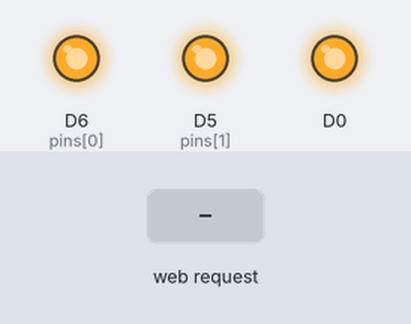
Simulated run of this sketch. Board: ESP8266 (NodeMCU). On the bench: output pins drawn as LEDs (lit = HIGH). The test bench sets the inputs (shaded band). WiFi joins after 1.5 s; servers stay silent unless stated; what the sketch prints to the serial monitor is not drawn.

Above: at 2.7 s.
2.8 s: HTTP request GET /1/on received
At 4.0 s:
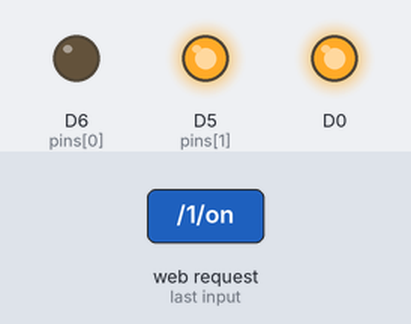
4.3 s: HTTP request GET /2/on received
At 5.1 s:
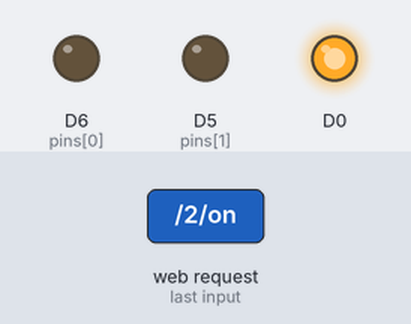
5.8 s: HTTP request GET /1/off received
At 6.3 s:
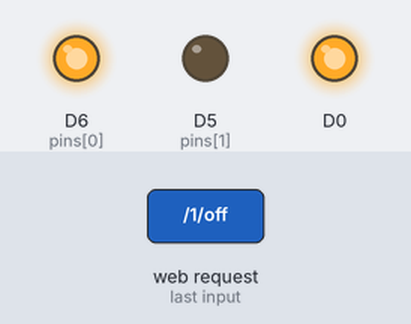
7.3 s: HTTP request GET /2/off received
At 8.7 s:
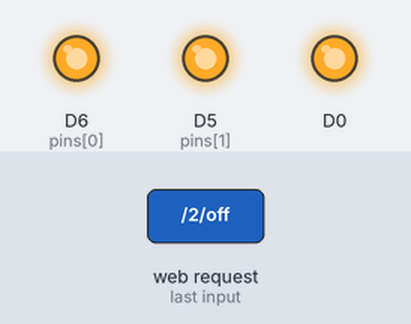
Timing chart, 0 to 9.8 s (numbered marks = the images above; inputs shaded):
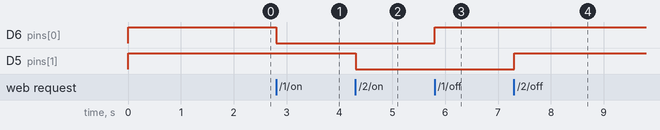

The sketch:

relais-outlet.ino
```cpp
const int pinCount = 2;
const int pins[] = {12, 14};
bool pinStates[] = {false, false};

// Load Wi-Fi library
#include <ESP8266WiFi.h>

// Replace with your network credentials
const char* ssid     = "Simplintho";
const char* password = "windycindy@42";

// Set web server port number to 80
WiFiServer server(80);

// Set your Static IP address
// IPAddress local_IP(192, 168, 0, 164);
// Set your Gateway IP address
// IPAddress gateway(192, 168, 0, 1);

// IPAddress subnet(255, 255, 255, 0);

// Variable to store the HTTP request
String header;

// Current time
unsigned long currentTime = millis();
// Previous time
unsigned long previousTime = 0;
// Define timeout time in milliseconds (example: 2000ms = 2s)
const long timeoutTime = 2000;

void setup(){
  Serial.begin(9600);
  Serial.println("Startup!");

  // Set pinmode to output for onboard LED and write HIGH
  pinMode(D0, OUTPUT);
  digitalWrite(D0, LOW);

  for(int i = 0; i < pinCount; i++) {
    pinMode(pins[i], OUTPUT);
    digitalWrite(pins[i], HIGH);
  }

  // Configures static IP address
  // if (!WiFi.config(local_IP, gateway, subnet)) {
  //   Serial.println("STA Failed to configure");
  // }

  // Connect to Wi-Fi network with SSID and password
  Serial.print("Connecting to ");
  Serial.println(ssid);
  WiFi.begin(ssid, password);
  while (WiFi.status() != WL_CONNECTED) {
    delay(500);
    Serial.print(".");
  }

  // Print local IP address and start web server
  Serial.println("");
  Serial.println("WiFi connected.");
  Serial.println("IP address: ");
  Serial.println(WiFi.localIP());
  server.begin();

  // Write low to onboard LED to signal END BOOT
  digitalWrite(D0, HIGH);
}

void loop(){
  // Listen for incoming clients
  WiFiClient client = server.available();

  if (client) {
    Serial.println("New Client.");
    // make a String to hold incoming data from the client
    String currentLine = "";
    currentTime = millis();
    previousTime = currentTime;
    // loop while the client's connected
    while (client.connected() && currentTime - previousTime <= timeoutTime) {
      currentTime = millis();
      if (client.available()) {
        char c = client.read();
        Serial.write(c);
        header += c;
        if (c == '\n') {
          // if the current line is blank, you got two newline characters in a row.
          // that's the end of the client HTTP request, so send a response:
          if (currentLine.length() == 0) {
            // HTTP headers always start with a response code (e.g. HTTP/1.1 200 OK)
            // and a content-type so the client knows what's coming, then a blank line:
            client.println("HTTP/1.1 200 OK");
            client.println("Content-type:application/json");
            client.println("Connection: close");
            client.println();

            // turns the GPIOs on and off
            if (header.indexOf("GET /state") >= 0) {
              String response = "{\"status\": [";
              if (pinStates[0] == true) {
                response = response + "true,";
              } else {
                response = response + "false,";
              }
              if (pinStates[1] == true) {
                response = response + "true";
              } else {
                response = response + "false";
              }
                response = response + "]}";
              client.println(response);
            } else if (header.indexOf("GET /1/on") >= 0) {
              Serial.println("GPIO 1 on");
              pinStates[0] = true;
              digitalWrite(pins[0], LOW);
              client.println("{\"status\":true}");
            } else if (header.indexOf("GET /1/off") >= 0) {
              Serial.println("GPIO 1 off");
              pinStates[0] = false;
              digitalWrite(pins[0], HIGH);
              client.println("{\"status\":false}");
            } else if (header.indexOf("GET /1/state") >= 0) {
              if (pinStates[0] == true) {
                client.println("{\"status\":true}");
              } else {
                client.println("{\"status\":false}");
              }
            } else if (header.indexOf("GET /2/on") >= 0) {
              Serial.println("GPIO 2 on");
              pinStates[1] = true;
              digitalWrite(pins[1], LOW);
              client.println("{\"status\":true}");
            } else if (header.indexOf("GET /2/off") >= 0) {
              Serial.println("GPIO 2 off");
              pinStates[1] = false;
              digitalWrite(pins[1], HIGH);
              client.println("{\"status\":false}");
            } else if (header.indexOf("GET /2/state") >= 0) {
              if (pinStates[1] == true) {
                client.println("{\"status\":true}");
              } else {
                client.println("{\"status\":false}");
              }
            } else {
              client.println("{\"error\":\"Method Not Found\"}");
            }

            // The HTTP response ends with another blank line
            client.println();
            // Break out of the while loop
            break;
          } else { // if you got a newline, then clear currentLine
            currentLine = "";
          }
        } else if (c != '\r') {  // if you got anything else but a carriage return character,
          currentLine += c;      // add it to the end of the currentLine
        }
      }
    }
    // Clear the header variable
    header = "";
    // Close the connection
    client.stop();
    Serial.println("Client disconnected.");
    Serial.println("");
  }
}
```

Measured:
- after the input at 2.8 s, D6 (pins[0]): HIGH → LOW at once
- after the input at 4.3 s, D5 (pins[1]): HIGH → LOW at once
- after the input at 5.8 s, D6 (pins[0]): LOW → HIGH at once
- after the input at 7.3 s, D5 (pins[1]): LOW → HIGH at once
